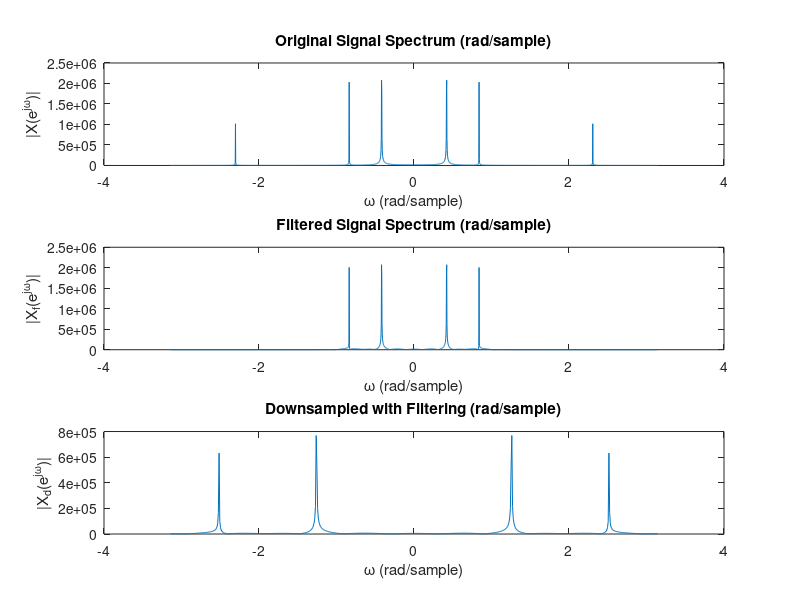
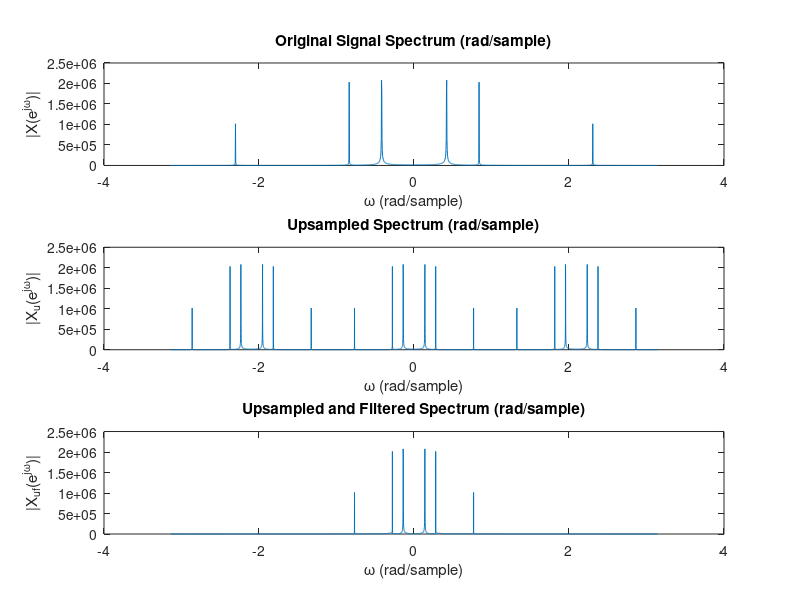

The MATLAB source for these figures, in order:
%% Part (b) - Magnitude Spectra in rad/sample
clc; clear;

fs = 15000;
N = 2048;
t = (0:N-1)/fs;
x = 3000*sin(2*pi*1000*t) + 2000*sin(2*pi*2000*t) + 1000*sin(2*pi*5500*t);
w = linspace(-pi, pi, N);

%% Task 2: Downsampling by 3 with filtering
lpf = fir1(63, 1/3);
xf = filter(lpf, 1, x);
xd2 = xf(1:3:end);
w_ds = linspace(-pi, pi, length(xd2));

figure;
subplot(3,1,1);
plot(w, abs(fftshift(fft(x))));
title('Original Signal Spectrum (rad/sample)');
xlabel('\omega (rad/sample)'); ylabel('|X(e^{j\omega})|');

subplot(3,1,2);
plot(w, abs(fftshift(fft(xf))));
title('Filtered Signal Spectrum (rad/sample)');
xlabel('\omega (rad/sample)'); ylabel('|X_f(e^{j\omega})|');

subplot(3,1,3);
plot(w_ds, abs(fftshift(fft(xd2, length(xd2)))));
title('Downsampled with Filtering (rad/sample)');
xlabel('\omega (rad/sample)'); ylabel('|X_d(e^{j\omega})|');

%% Task 3: Upsampling by 3 with filtering
xu = upsample(x, 3);
h_interp = fir1(63, 1/3);
xu_filtered = filter(h_interp, 1, xu);
w3 = linspace(-pi, pi, length(xu_filtered));

figure;
subplot(3,1,1);
plot(w, abs(fftshift(fft(x))));
title('Original Signal Spectrum (rad/sample)');
xlabel('\omega (rad/sample)'); ylabel('|X(e^{j\omega})|');

subplot(3,1,2);
plot(w3, abs(fftshift(fft(xu, length(xu)))));
title('Upsampled Spectrum (rad/sample)');
xlabel('\omega (rad/sample)'); ylabel('|X_u(e^{j\omega})|');

subplot(3,1,3);
plot(w3, abs(fftshift(fft(xu_filtered, length(xu_filtered)))));
title('Upsampled and Filtered Spectrum (rad/sample)');
xlabel('\omega (rad/sample)'); ylabel('|X_u_f(e^{j\omega})|');
